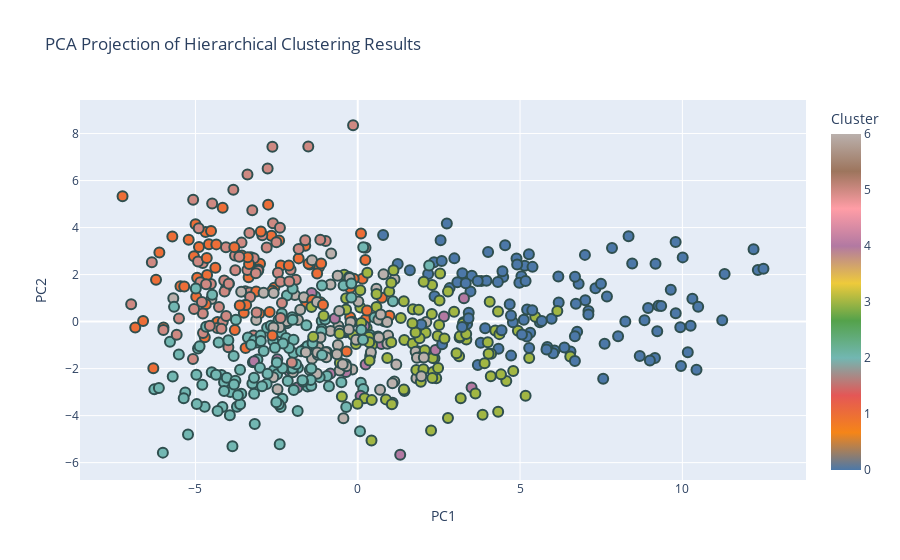

Notebook code for this chart:
### Code cell
# Aplicar PCA
pca = PCA(n_components=2)
X_pca = pca.fit_transform(X_3_scaled)

# Preparar el DataFrame para la visualización
df_pca = pd.DataFrame(X_pca, columns=['PC1', 'PC2'])
df_pca['Cluster'] = Data_Teams_3['Cluster - HAglomerative']
df_pca['Comp'] = Data_Teams_3['Comp']
df_pca['Season_End_Year'] = Data_Teams_3['Season_End_Year']
df_pca['Squad'] = Data_Teams_3['Squad']

# Crear el gráfico interactivo utilizando la misma paleta de colores
fig = px.scatter(df_pca, x='PC1', y='PC2', color='Cluster', hover_data=['Comp', 'Season_End_Year', 'Squad'],
                 title='PCA Projection of Hierarchical Clustering Results', color_continuous_scale=px.colors.qualitative.T10)
fig.update_traces(marker=dict(size=10, line=dict(width=2, color='DarkSlateGrey')))
fig.show()

### Figure 1 — Plotly figure (JSON) as saved in the notebook; plotly's stock layout.template omitted (floating-point values rounded to 4 significant figures; data arrays with more than 128 entries replaced by an {"elided": "..."} marker saying what was removed)
{"data": [{"customdata": {"elided": "588x3 mixed values"}, "hovertemplate": "PC1=%{x}<br>PC2=%{y}<br>Comp=%{customdata[0]}<br>Season_End_Year=%{customdata[1]}<br>Squad=%{customdata[2]}<br>Cluster=%{marker.color}<extra></extra>", "legendgroup": "", "marker": {"color": {"elided": "588 int values"}, "coloraxis": "coloraxis", "line": {"color": "DarkSlateGrey", "width": 2}, "size": 10, "symbol": "circle"}, "mode": "markers", "name": "", "orientation": "v", "showlegend": false, "type": "scatter", "x": {"elided": "588 float values"}, "xaxis": "x", "y": {"elided": "588 float values"}, "yaxis": "y"}], "layout": {"coloraxis": {"colorbar": {"title": {"text": "Cluster"}}, "colorscale": [[0, "#4C78A8"], [0.1111, "#F58518"], [0.2222, "#E45756"], [0.3333, "#72B7B2"], [0.4444, "#54A24B"], [0.5556, "#EECA3B"], [0.6667, "#B279A2"], [0.7778, "#FF9DA6"], [0.8889, "#9D755D"], [1, "#BAB0AC"]]}, "legend": {"tracegroupgap": 0}, "title": {"text": "PCA Projection of Hierarchical Clustering Results"}, "xaxis": {"anchor": "y", "domain": [0, 1], "title": {"text": "PC1"}}, "yaxis": {"anchor": "x", "domain": [0, 1], "title": {"text": "PC2"}}}}
